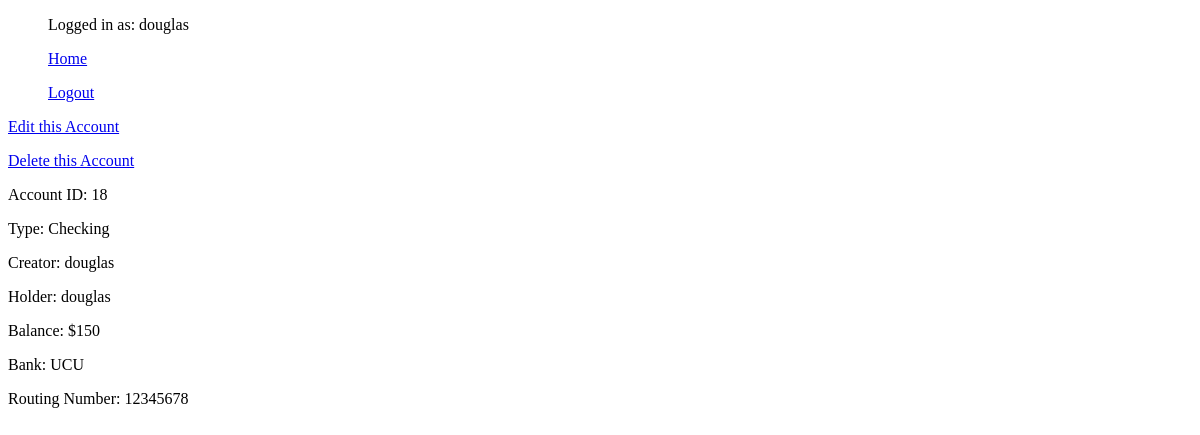
The page /bank_accounts/18/user_account_detail (signed in) on the database as committed earlier.
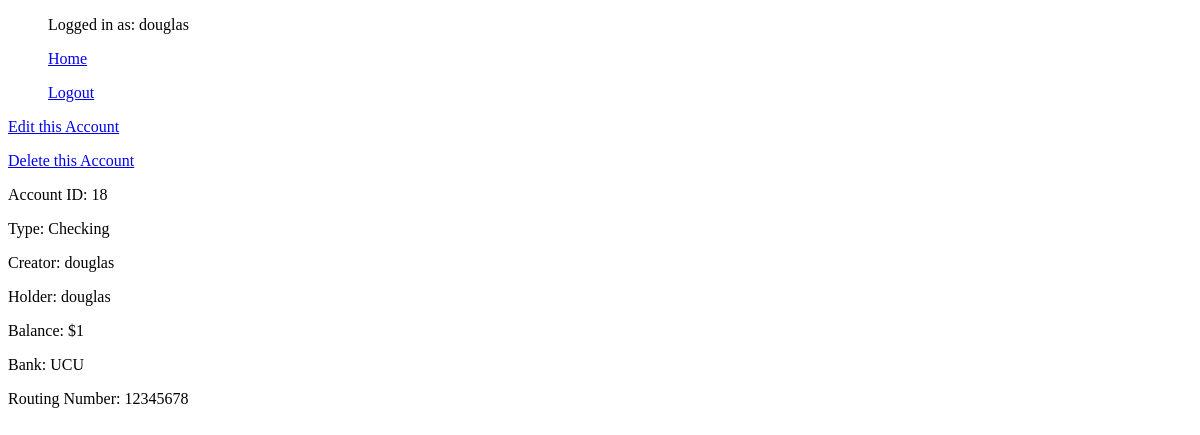
The same page on the database as committed later.
### bank_accounts/models.py (models this page shows, shortened)
class Account(models.Model):
    CHECKING = "Checking"
    SAVINGS = "Savings"
    ACCOUNT_TYPE_CHOICES = (
        (CHECKING, 'Checking'),  # Each inner tuple is of form: (value to be set in model, human readable name)
        (SAVINGS, 'Savings'),
    )
    UCU = 'UCU'
    CHASE = 'Chase'
    WELLS_FARGO = 'Wells Fargo'
    BANK_OF_AMERICA = 'Bank of America'
    BANK_CHOICES = (
        (UCU, 'UCU'),
        (CHASE, 'Chase'),
        (WELLS_FARGO, 'Wells Fargo'),
        (BANK_OF_AMERICA, 'Bank of America'),
    )
    account_type = models.CharField(max_length=200, default=None, choices=ACCOUNT_TYPE_CHOICES)
    creator = models.CharField(max_length=200, default=None)  # Account creator
    holder = models.ForeignKey(User, on_delete=models.SET_NULL, null=True, blank=True)  # Account holder is a site user
    balance = models.IntegerField(default=0)
    bank = models.CharField(max_length=200, default='UCU', null=True, choices=BANK_CHOICES)
    routing_number = models.IntegerField(null=True)

### bank_accounts/views.py (the view)
# urls.py: path('<int:pk>/user_account_detail', account_detail_view, name='account_detail'),
@login_required
def account_detail_view(request, pk):
    try:
        account = Account.objects.get(pk=pk)
    except Account.DoesNotExist:  # Model class supports DNE exceptions
        raise Http404()
    context = {
        "account": account
    }
    if request.user == account.holder:
        return render(request=request, template_name='bank_accounts/account_detail.html', context=context)
    else:
        return HttpResponseForbidden()

### bank_accounts/templates/bank_accounts/account_detail.html (shortened to what this page needs)
{% extends 'base.html' %}
{% block content %}
    <p><a href="{% url 'bank_accounts:update' account.id  %}">Edit this Account</a></p>
    <p><a href="{% url 'bank_accounts:delete' account.id  %}">Delete this Account</a></p>
    <p>Account ID: {{ account.id }}</p>
    <p>Type: {{ account.account_type }}</p>
    <p>Creator: {{ account.creator }}</p>
    <p>Holder: {{ account.holder }}</p>
    <p>Balance: ${{ account.balance }}</p>
    <p>Bank: {{ account.bank }}</p>
    <p>Routing Number: {{ account.routing_number }}</p>
{% endblock %}

Rows that differ between the two databases and show on the page:
changed Account "Checking": balance "150" → "1"
